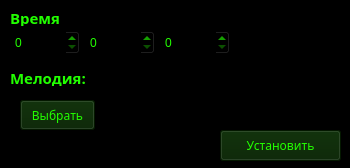
<?xml version="1.0" encoding="UTF-8"?>
<ui version="4.0">
 <class>Form</class>
 <widget class="QWidget" name="Form">
  <property name="geometry">
   <rect>
    <x>0</x>
    <y>0</y>
    <width>350</width>
    <height>168</height>
   </rect>
  </property>
  <property name="windowTitle">
   <string>Form</string>
  </property>
  <property name="styleSheet">
   <string notr="true">background-color: #000000</string>
  </property>
  <widget class="QLabel" name="label">
   <property name="geometry">
    <rect>
     <x>10</x>
     <y>10</y>
     <width>50</width>
     <height>16</height>
    </rect>
   </property>
   <property name="font">
    <font>
     <family>Book Antiqua</family>
     <pointsize>11</pointsize>
     <weight>75</weight>
     <bold>true</bold>
    </font>
   </property>
   <property name="styleSheet">
    <string notr="true">color: #22FF00;</string>
   </property>
   <property name="text">
    <string>Время:</string>
   </property>
  </widget>
  <widget class="QLabel" name="label_3">
   <property name="geometry">
    <rect>
     <x>10</x>
     <y>70</y>
     <width>81</width>
     <height>16</height>
    </rect>
   </property>
   <property name="font">
    <font>
     <family>Book Antiqua</family>
     <pointsize>11</pointsize>
     <weight>75</weight>
     <bold>true</bold>
    </font>
   </property>
   <property name="styleSheet">
    <string notr="true">color: #22FF00;</string>
   </property>
   <property name="text">
    <string>Мелодия:</string>
   </property>
  </widget>
  <widget class="QSpinBox" name="spin_hour">
   <property name="geometry">
    <rect>
     <x>10</x>
     <y>30</y>
     <width>70</width>
     <height>25</height>
    </rect>
   </property>
   <property name="styleSheet">
    <string notr="true">color: #22FF00;</string>
   </property>
   <property name="maximum">
    <number>23</number>
   </property>
  </widget>
  <widget class="QSpinBox" name="spin_minute">
   <property name="geometry">
    <rect>
     <x>85</x>
     <y>30</y>
     <width>70</width>
     <height>25</height>
    </rect>
   </property>
   <property name="styleSheet">
    <string notr="true">color: #22FF00;</string>
   </property>
   <property name="maximum">
    <number>59</number>
   </property>
  </widget>
  <widget class="QSpinBox" name="spin_second">
   <property name="geometry">
    <rect>
     <x>160</x>
     <y>30</y>
     <width>70</width>
     <height>25</height>
    </rect>
   </property>
   <property name="styleSheet">
    <string notr="true">color: #22FF00;</string>
   </property>
   <property name="maximum">
    <number>59</number>
   </property>
  </widget>
  <widget class="QPushButton" name="select">
   <property name="geometry">
    <rect>
     <x>20</x>
     <y>100</y>
     <width>75</width>
     <height>30</height>
    </rect>
   </property>
   <property name="font">
    <font>
     <family>Century Gothic</family>
     <pointsize>9</pointsize>
    </font>
   </property>
   <property name="styleSheet">
    <string notr="true">QPushButton{
    color: #22FF00;
    background-color: #052200;}
QPushButton:hover{
    border: 1px solid #22FF00;
    background-color: #072800;}
QPushButton:pressed{
    color: black;
    background-color: #22FF00;}</string>
   </property>
   <property name="text">
    <string>Выбрать</string>
   </property>
  </widget>
  <widget class="QLabel" name="alarm_track_name">
   <property name="geometry">
    <rect>
     <x>100</x>
     <y>110</y>
     <width>241</width>
     <height>16</height>
    </rect>
   </property>
   <property name="styleSheet">
    <string notr="true">color: #22FF00;</string>
   </property>
   <property name="text">
    <string/>
   </property>
  </widget>
  <widget class="QPushButton" name="set_alarm">
   <property name="geometry">
    <rect>
     <x>220</x>
     <y>130</y>
     <width>121</width>
     <height>31</height>
    </rect>
   </property>
   <property name="font">
    <font>
     <family>Century Gothic</family>
     <pointsize>9</pointsize>
    </font>
   </property>
   <property name="styleSheet">
    <string notr="true">QPushButton{
    color: #22FF00;
    background-color: #052200;}
QPushButton:hover{
    border: 1px solid #22FF00;
    background-color: #072800;}
QPushButton:pressed{
    color: black;
    background-color: #22FF00;}</string>
   </property>
   <property name="text">
    <string>Установить</string>
   </property>
  </widget>
 </widget>
 <resources/>
 <connections/>
</ui>
